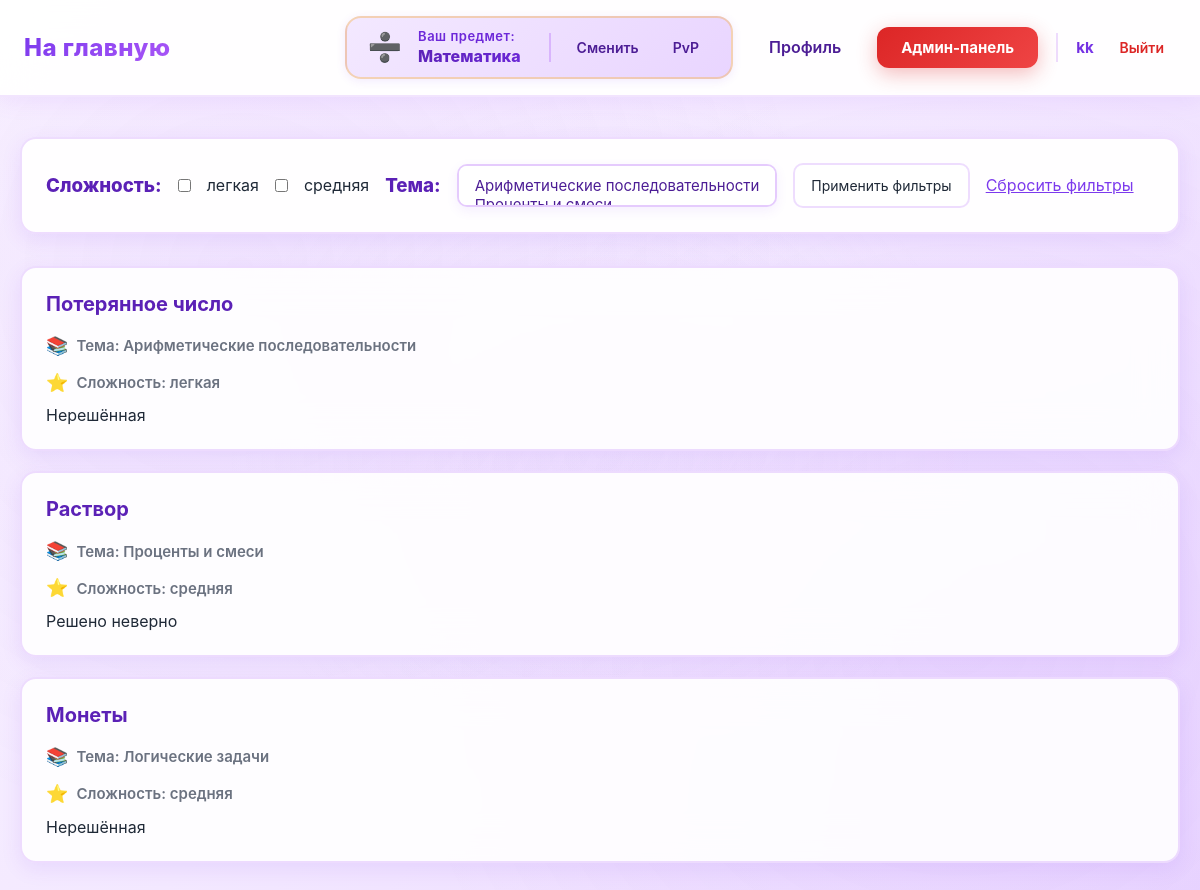
Page /математика/ (signed in) on the earlier database version.
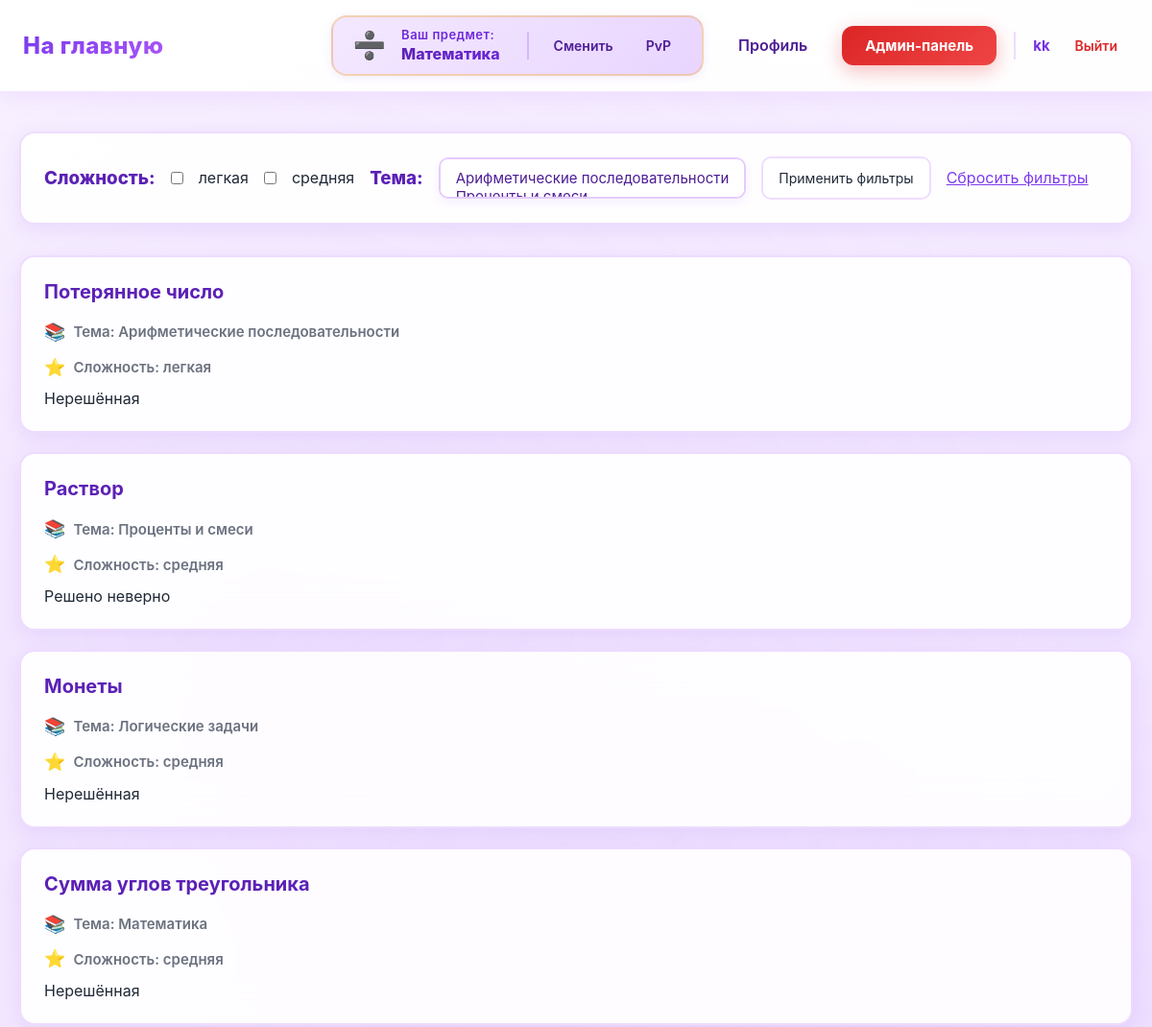
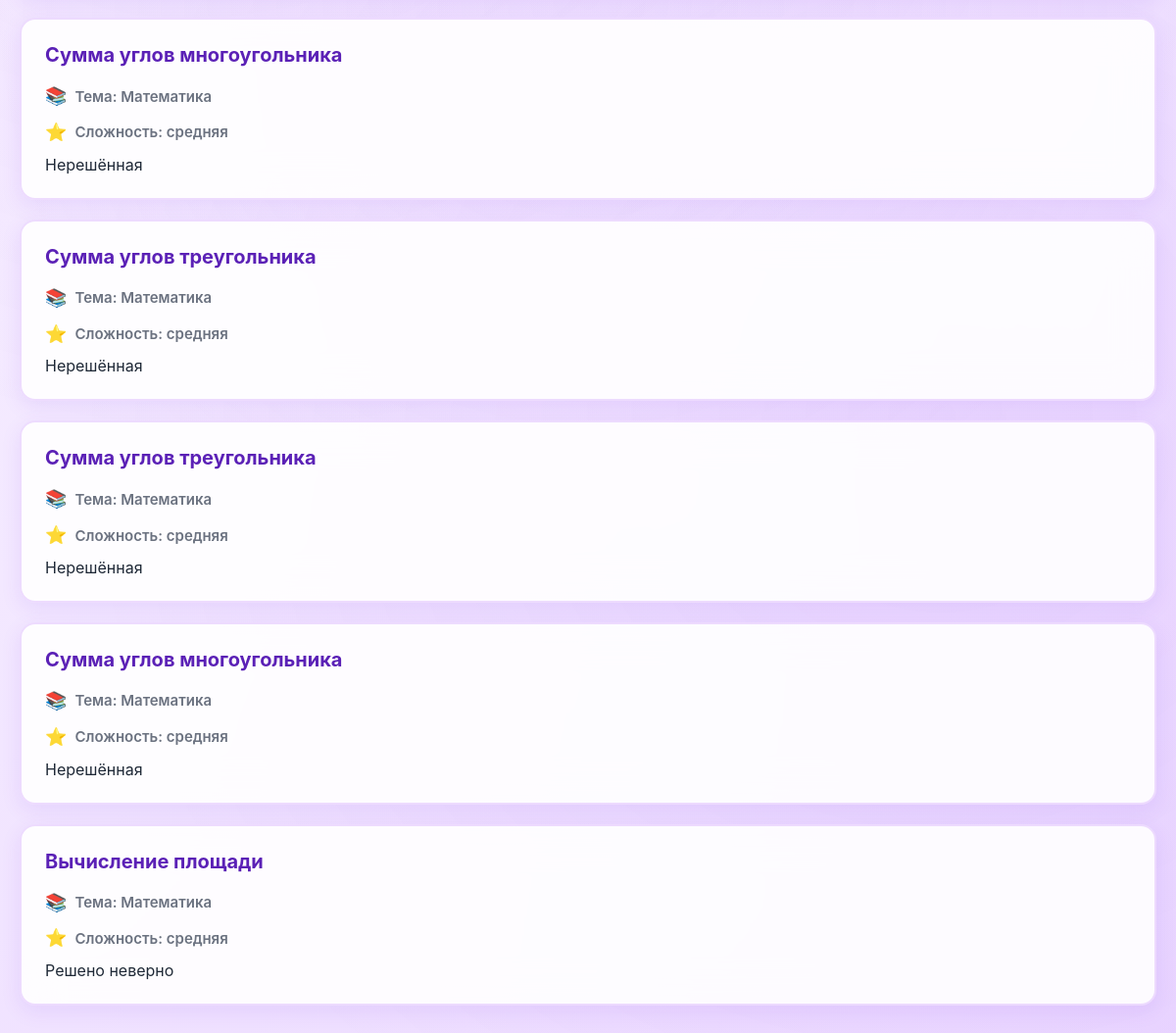
Same page on the later database version (2 pictures, top to bottom).
### data/users.py (models this page shows, shortened)
class User(SqlAlchemyBase, UserMixin):
    __tablename__ = 'users'
    id = sqlalchemy.Column(sqlalchemy.Integer,
                           primary_key=True, autoincrement=True)
    name = sqlalchemy.Column(sqlalchemy.String, nullable=True)
    email = sqlalchemy.Column(sqlalchemy.String,
                              index=True, unique=True, nullable=True)
    hashed_password = sqlalchemy.Column(sqlalchemy.String, nullable=True)
    elo_rating = sqlalchemy.Column(sqlalchemy.Float, default=1000)
    admin = sqlalchemy.Column(sqlalchemy.Boolean, default=0)
    ban = sqlalchemy.Column(sqlalchemy.Boolean, default=0)
    created_date = sqlalchemy.Column(sqlalchemy.DateTime,
                                     default=datetime.datetime.now)
    submissions = orm.relationship("Submissions", back_populates="user")

### data/tasks.py (models this page shows)
class Tasks(SqlAlchemyBase):
    __tablename__ = 'tasks'
    id = sqlalchemy.Column(sqlalchemy.Integer,
                           primary_key=True, autoincrement=True)
    subject = sqlalchemy.Column(sqlalchemy.Text, nullable=True)
    title = sqlalchemy.Column(sqlalchemy.Text, nullable=True)
    statement = sqlalchemy.Column(sqlalchemy.Text, nullable=True)
    input_format = sqlalchemy.Column(sqlalchemy.Text, nullable=True)
    output_format = sqlalchemy.Column(sqlalchemy.Text, nullable=True)
    memory_limit = sqlalchemy.Column(sqlalchemy.Integer, nullable=True)
    time_limit = sqlalchemy.Column(sqlalchemy.Integer, nullable=True)
    difficulty = sqlalchemy.Column(sqlalchemy.Text, nullable=True)
    created_at = sqlalchemy.Column(sqlalchemy.DateTime,
                                     default=datetime.datetime.now)
    task_tests = orm.relationship("TaskTest", back_populates='tasks')
    submissions = orm.relationship("Submissions", back_populates="tasks")
    theme = sqlalchemy.Column(sqlalchemy.Text, nullable=True)

### main.py (the view)
@app.route("/<subject>/")
@login_required
@user_ban
def index(subject=None):
    if subject not in subjects:
        abort(404)
    session['subject'] = subject
    if request.path == '/' or 'subject' in request.path:
        return redirect('/subject/choice')
    db_sess = db_session.create_session()
    sort_by = request.args.get('sort_by')
    difficulties = db_sess.query(Tasks.difficulty).filter(Tasks.subject == subject).distinct().all()
    difficulties = [d[0] for d in difficulties if d[0]]
    themes = db_sess.query(Tasks.theme).filter(Tasks.subject == subject).distinct().all()
    themes = [t[0] for t in themes if t[0]]
    selected_difficulties = request.args.getlist('difficulty')
    selected_themes = request.args.getlist('theme')
    query = db_sess.query(Tasks).filter(Tasks.subject == subject)
    if selected_difficulties:
        query = query.filter(Tasks.difficulty.in_(selected_difficulties))
    if selected_themes:
        query = query.filter(Tasks.theme.in_(selected_themes))
    if sort_by == 'difficulty':
        tasks = query.order_by(Tasks.difficulty).all()
    elif sort_by == 'theme':
        tasks = query.all()
    else:
        tasks = query.all()
    submissions = db_sess.query(Submissions)
    return render_template('tasks.html', tasks=tasks, subject=subject,
                           difficulties=difficulties, themes=themes, selected_difficulties=selected_difficulties,
                           selected_themes=selected_themes, sort_by=sort_by, Submissions=Submissions, submissions=submissions)

### data/db_session.py (called while the page is built)
def create_session() -> Session:
    global __factory
    return __factory()

### main.py (called while the page is built)
@login_manager.user_loader
def load_user(user_id):
    db_sess = db_session.create_session()
    return db_sess.get(User, user_id)

def user_ban(func):
    @wraps(func)
    def wrapper(*args, **kwargs):
        if current_user.ban:
            abort(403)
        return func(*args, **kwargs)
    return wrapper

### templates/tasks.html (shortened to what this page needs)
{% extends "base.html" %}
{% block styles %}
<link rel="stylesheet" href="{{ url_for('static', filename='tasks.css') }}">
{% endblock %}
{% block content %}
<form method="get">
    <h3>Сложность:</h3>
    {% for difficulty in difficulties %}
    <input type="checkbox" name="difficulty" value="{{ difficulty }}"
           id="diff_{{ loop.index }}" {% if difficulty in selected_difficulties %}checked{% endif %}>
    <label for="diff_{{ loop.index }}">{{ difficulty }}</label><br>
    {% endfor %}
    <h3>Тема:</h3>
    <select name="theme" multiple size="1">
    {% for theme in themes %}
    <option value="{{ theme }}"
            {% if theme in selected_themes %}selected{% endif %}>
    </option>
    {% endfor %}
    </select>
    <br><br>
    <input type="submit" value="Применить фильтры">
    <a href="/{{ subject }}/">Сбросить фильтры</a>
</form>
{% if tasks %}
    {% for task in tasks %}
    <div class="col-md-6 border rounded" style="margin-bottom: 20px;">
        <li>
          <a href="{{ url_for('training', subject=subject, task_id=task.id) }}">
            {{ task.title }}
          </a>
        </li>
        <p>Тема: {{ task.theme or 'Не указана' }}</p>
        <p>Сложность: {{ task.difficulty or 'Не указана' }}</p>
        <div class="task-meta">
            <span class="status-badge badge-success">
                {% if submissions.filter(Submissions.task_id == task.id).filter(Submissions.verdict == 'OK').all() != [] %}
                Решено верно
                {% elif submissions.filter(Submissions.task_id == task.id).all() != [] %}
                Решено неверно
                {% else %}
                Нерешённая
                {% endif %}
            </span>
        </div>
    </div>
    {% endfor %}
{% else %}
    <p>Задачи отсутствуют.</p>
{% endif %}
{% endblock %}

### templates/base.html (shortened to what this page needs)
<!doctype html>
<html lang="ru">
<head>
    <link rel="stylesheet" href="{{ url_for('static', filename='base.css') }}">
    {% block styles %}{% endblock %}
</head>
<body>
<header class="site-header">
    <nav class="navbar">
        <div class="nav-left">
            {% if session.get('subject') and session.get('subject') != 'subject' %}
            <a class="logo" href="/{{ session.get('subject') }}/">На главную</a>
            {% else %}
            <a class="logo" href="/">На главную</a>
            {% endif %}
        </div>
        <div class="nav-right">
            {% if current_user.is_authenticated %}
                {% if subject != 'subject' and subject != None %}
                <div class="subject-info" data-subject="{{ subject }}">
                    <div class="subject-icon"></div>
                    <div class="subject-info-content">
                        <div class="subject-label">Ваш предмет:</div>
                        <div class="subject-name">{{ subject|capitalize }}</div>
                    </div>
                    <div class="subject-actions">
                        <a class="nav-link" href="/subject/choice">Сменить</a>
                        <a class="nav-link" href="/{{ subject }}/pvp">PvP</a>
                    </div>
                </div>
                {% endif %}
                <a class="nav-link" href="/profile">Профиль</a>
                {% if current_user.admin %}
                    <a class="btn btn-admin" href="/admin">Админ-панель</a>
                {% endif %}
                <div class="user-menu">
                    <span class="username">{{ current_user.name }}</span>
                    <a class="logout" href="/logout">Выйти</a>
                </div>
            {% else %}
                <a class="btn btn-outline" href="/login">Войти</a>
                <a class="btn btn-primary" href="/register">Регистрация</a>
            {% endif %}
        </div>
    </nav>
</header>
<main class="page-content">
    {% block content %}{% endblock %}
</main>
</body>
</html>

### static/tasks.css (style rules this page uses)
form { background: rgba(255, 255, 255, 0.95); backdrop-filter: blur(20px); border: 2px solid rgba(168, 85, 247, 0.2); border-radius: 16px; padding: 24px; margin-bottom: 32px; box-shadow: 0 6px 20px rgba(124, 58, 237, 0.1); display: flex; flex-wrap: wrap; align-items: center; gap: 16px; }
select { padding: 10px 16px; border: 2px solid rgba(168, 85, 247, 0.3); border-radius: 10px; background: #ffffff; color: #4c1d95; font-size: 15px; font-weight: 600; cursor: pointer; transition: all 0.3s ease; box-shadow: 0 4px 12px rgba(124, 58, 237, 0.08); min-width: 200px; }
.col-md-6 { background: rgba(255, 255, 255, 0.9); backdrop-filter: blur(20px); border: 2px solid rgba(168, 85, 247, 0.2) !important; border-radius: 16px !important; padding: 24px; margin-bottom: 20px; box-shadow: 0 6px 20px rgba(124, 58, 237, 0.1); transition: all 0.3s ease; list-style: none; }
.col-md-6 li { list-style: none; margin: 0 0 16px 0; padding: 0; }
.col-md-6 li a { font-size: 20px; font-weight: 700; color: #5b21b6; text-decoration: none; transition: all 0.2s ease; display: inline-block; }
.col-md-6 p { color: #6b7280; font-size: 15px; font-weight: 600; margin: 8px 0; display: flex; align-items: center; gap: 8px; }
.col-md-6 p:first-of-type::before { content: '📚'; font-size: 18px; }
.col-md-6 p:last-of-type::before { content: '⭐'; font-size: 18px; }
form { animation: fadeIn 0.4s ease-out; }
.col-md-6 { animation: fadeIn 0.5s ease-out; }
.col-md-6:nth-child(2) { animation-delay: 0.1s; }
.col-md-6:nth-child(3) { animation-delay: 0.15s; }
.col-md-6:nth-child(4) { animation-delay: 0.2s; }
.col-md-6:nth-child(5) { animation-delay: 0.25s; }
.col-md-6:nth-child(6) { animation-delay: 0.3s; }
.col-md-6:nth-child(7) { animation-delay: 0.35s; }
.col-md-6:nth-child(8) { animation-delay: 0.4s; }
.page-content { display: grid; grid-template-columns: 1fr; gap: 0; }
.page-content h1, .page-content form { grid-column: 1; }
@media (min-width: 768px) { .page-content { display: block; } }
.col-md-6 p:last-of-type { position: relative; }

Differences in the rows shown:
added Tasks: title "Сумма углов треугольника", theme "Математика", difficulty "средняя", shows "Нерешённая"
added Tasks: title "Сумма углов многоугольника", theme "Математика", difficulty "средняя", shows "Нерешённая"
added Tasks: title "Сумма углов треугольника", theme "Математика", difficulty "средняя", shows "Нерешённая"
added Tasks: title "Сумма углов треугольника", theme "Математика", difficulty "средняя", shows "Нерешённая"
added Tasks: title "Сумма углов многоугольника", theme "Математика", difficulty "средняя", shows "Нерешённая"
added Tasks: title "Вычисление площади", theme "Математика", difficulty "средняя", shows "Решено неверно"
